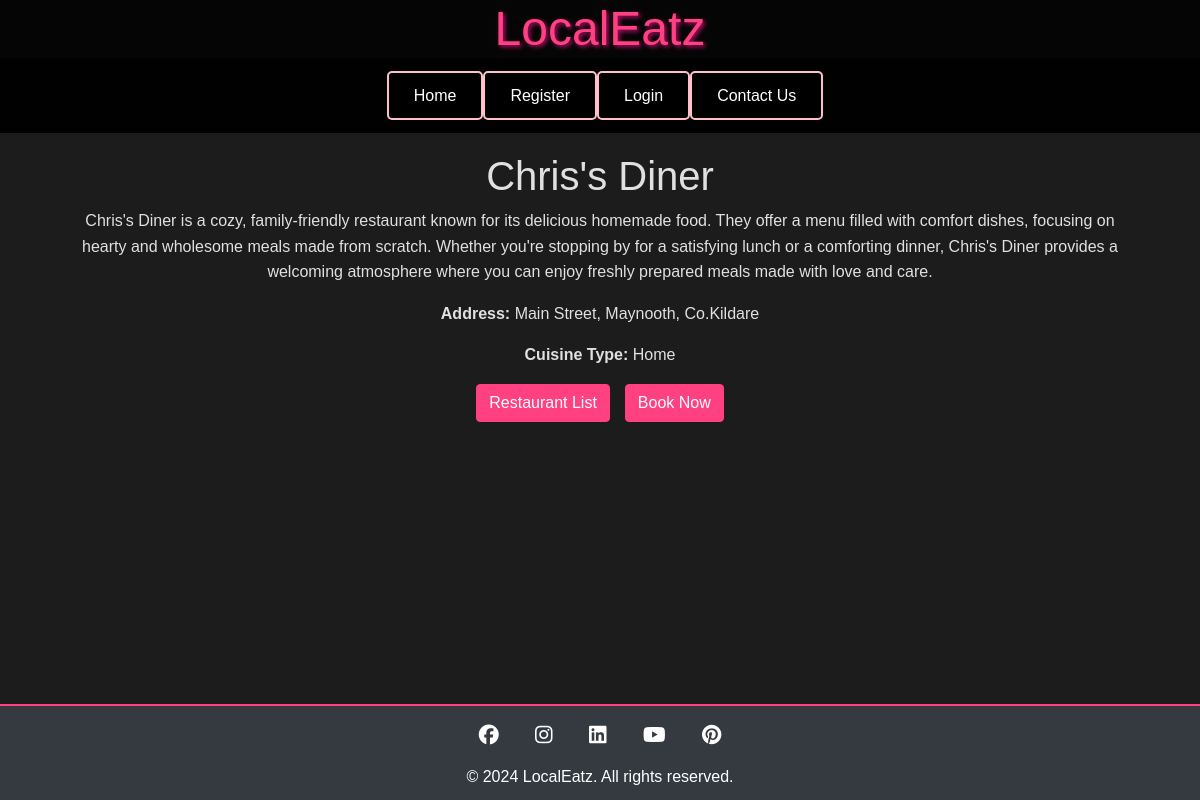
Page /restaurants/restaurant/1/ on the committed database.
### restaurants/models.py (models this page shows, shortened)
class Restaurant(models.Model):
    name = models.CharField(max_length=255)
    address = models.CharField(max_length=255)
    description = models.TextField(blank=True)
    max_tables = models.PositiveIntegerField(default=3)
    cuisine_type = models.CharField(max_length=100, blank=True)

### restaurants/views.py (the view)
# urls.py: path('restaurant/<int:id>/', views.restaurant_detail, name='restaurant_detail'),
def restaurant_detail(request, id):
    restaurant = get_object_or_404(Restaurant, pk=id)
    return render(request, 'restaurants/restaurant_detail.html', {'restaurant': restaurant})

### restaurants/templates/restaurants/restaurant_detail.html (shortened to what this page needs)
{% extends 'base.html' %}
{% block content %}
    <div class="container text-center py-4">
        <h1>{{ restaurant.name }}</h1>
        <p>{{ restaurant.description }}</p>
        <p><strong>Address:</strong> {{ restaurant.address }}</p>
        <p><strong>Cuisine Type:</strong> {{ restaurant.cuisine_type }}</p>
        <div class="d-flex justify-content-center mt-3">
            <a href="{% url 'restaurant_list' %}" class="btn btn-primary" style="margin-right: 15px;">Restaurant List</a>
            <a href="{% url 'create_booking' restaurant.id %}" class="btn btn-primary">Book Now</a>
        </div>
    </div>
{% endblock %}

### static/css/base.css (style rules this page uses)
* { margin: 0; padding: 0; box-sizing: border-box; }
body { font-family: 'Arial', sans-serif; background: #1c1c1c; color: #e0e0e0; line-height: 1.6; padding: 0; margin: 0; }
.btn-primary { background-color: #ff4081; color: #fff; border-radius: 4px; border-color: #ff4081; }

### rows in the picture
Restaurant: name "Chris's Diner", description "Chris's Diner is a cozy, family-friendly restaurant known for its delicious homemade food. They offer a menu filled with comfort dishes, focusing on hearty and wholesome meals made from scratch. Whether you're stopping by for a satisfying lunch or a comforting dinner, Chris's Diner provides a welcoming atmosphere where you can enjoy freshly prepared meals made with love and care.", address "Main Street, Maynooth, Co.Kildare", cuisine_type "Home"
